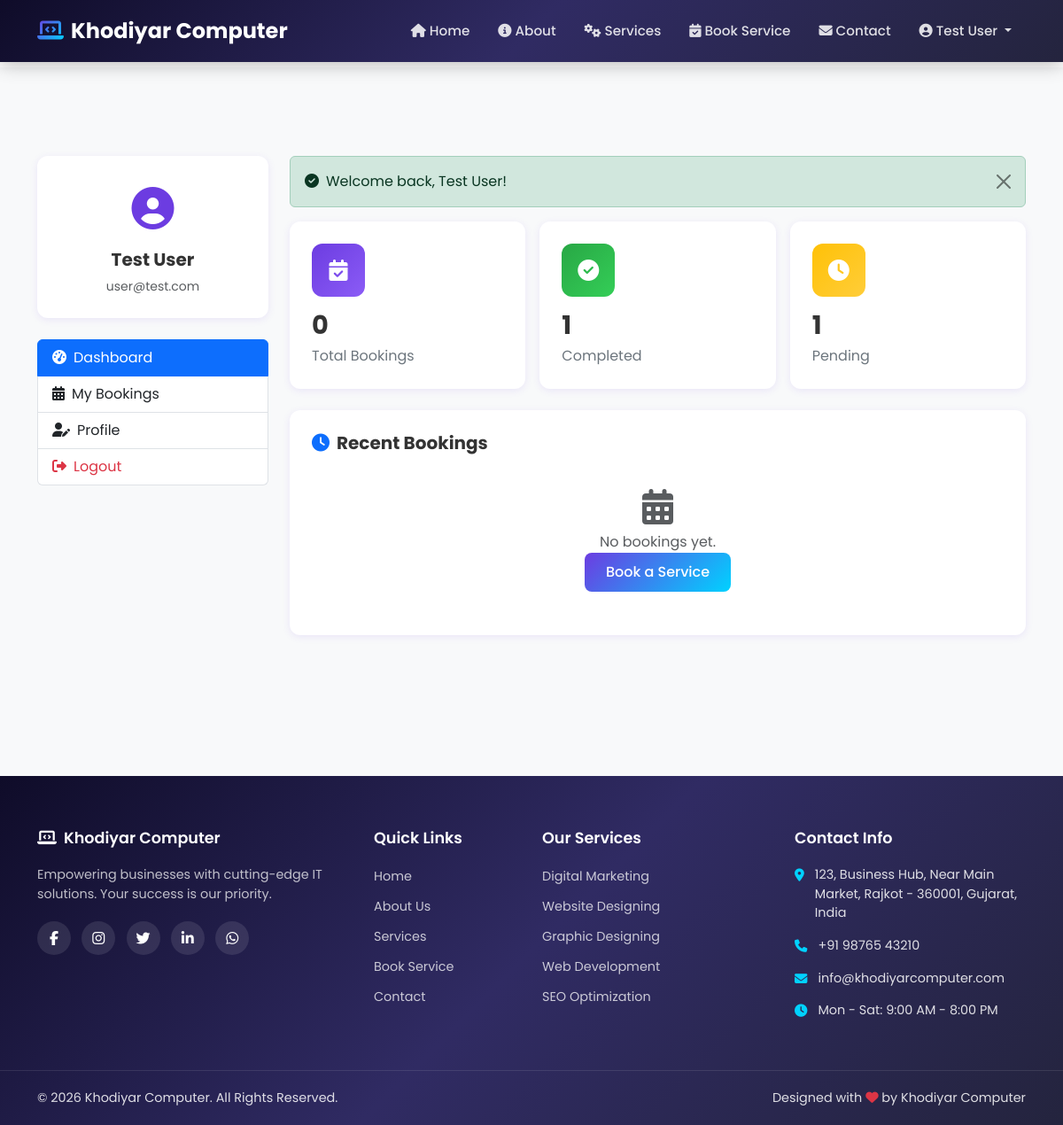
/dashboard.php (signed in), run on the app's committed database.
### tables this page shows
CREATE TABLE IF NOT EXISTS `users` (
    `id` INT(11) NOT NULL AUTO_INCREMENT,
    `full_name` VARCHAR(100) NOT NULL,
    `email` VARCHAR(100) NOT NULL UNIQUE,
    `phone` VARCHAR(20) NOT NULL,
    `password` VARCHAR(255) NOT NULL,
    `address` TEXT DEFAULT NULL,
    `city` VARCHAR(100) DEFAULT NULL,
    `state` VARCHAR(100) DEFAULT NULL,
    `pincode` VARCHAR(10) DEFAULT NULL,
    `status` ENUM('active', 'inactive') NOT NULL DEFAULT 'active',
    `created_at` TIMESTAMP NOT NULL DEFAULT CURRENT_TIMESTAMP,
    `updated_at` TIMESTAMP NOT NULL DEFAULT CURRENT_TIMESTAMP ON UPDATE CURRENT_TIMESTAMP,
    PRIMARY KEY (`id`),
    INDEX `idx_email` (`email`),
    INDEX `idx_status` (`status`)
);

CREATE TABLE IF NOT EXISTS `settings` (
    `id` INT(11) NOT NULL AUTO_INCREMENT,
    `setting_key` VARCHAR(100) NOT NULL UNIQUE,
    `setting_value` TEXT DEFAULT NULL,
    `created_at` TIMESTAMP NOT NULL DEFAULT CURRENT_TIMESTAMP,
    `updated_at` TIMESTAMP NOT NULL DEFAULT CURRENT_TIMESTAMP ON UPDATE CURRENT_TIMESTAMP,
    PRIMARY KEY (`id`),
    INDEX `idx_setting_key` (`setting_key`)
);

CREATE TABLE IF NOT EXISTS `services` (
    `id` INT(11) NOT NULL AUTO_INCREMENT,
    `title` VARCHAR(200) NOT NULL,
    `slug` VARCHAR(200) NOT NULL UNIQUE,
    `short_desc` VARCHAR(300) DEFAULT NULL,
    `description` TEXT DEFAULT NULL,
    `icon` VARCHAR(100) DEFAULT 'fas fa-cog',
    `image` VARCHAR(255) DEFAULT NULL,
    `price_range` VARCHAR(50) DEFAULT NULL,
    `features` TEXT DEFAULT NULL,
    `display_order` INT(3) NOT NULL DEFAULT 0,
    `status` ENUM('active', 'inactive') NOT NULL DEFAULT 'active',
    `created_at` TIMESTAMP NOT NULL DEFAULT CURRENT_TIMESTAMP,
    `updated_at` TIMESTAMP NOT NULL DEFAULT CURRENT_TIMESTAMP ON UPDATE CURRENT_TIMESTAMP,
    PRIMARY KEY (`id`),
    INDEX `idx_slug` (`slug`),
    INDEX `idx_service_status` (`status`),
    INDEX `idx_display_order` (`display_order`)
);

### config/database.php (called while the page is built, shortened)
<?php
function getConnection() {
    static $conn = null;
    if ($conn === null) {
        try {
            $conn = new PDO(
                "mysql:host=" . DB_HOST . ";dbname=" . DB_NAME . ";charset=utf8mb4",
                DB_USER,
                DB_PASS,
                [
                    PDO::ATTR_ERRMODE => PDO::ERRMODE_EXCEPTION,
                    PDO::ATTR_DEFAULT_FETCH_MODE => PDO::FETCH_ASSOC,
                    PDO::ATTR_EMULATE_PREPARES => false,
                ]
            );
        } catch (PDOException $e) {
            die("Database Connection Failed: " . $e->getMessage());
        }
    }
    return $conn;
}
function dbQuery($sql, $params = []) {
    $stmt = getConnection()->prepare($sql);
    $stmt->execute($params);
    return $stmt;
}
function dbFetchOne($sql, $params = []) {
    return dbQuery($sql, $params)->fetch();
}
function dbFetchAll($sql, $params = []) {
    return dbQuery($sql, $params)->fetchAll();
}
function dbCount($sql, $params = []) {
    return dbQuery($sql, $params)->rowCount();
}

### config/helpers.php (called while the page is built, shortened)
<?php
function getActiveServices() {
    return dbFetchAll("SELECT * FROM services WHERE status = 'active' ORDER BY display_order ASC, id ASC");
}
function getSetting($key) {
    $result = dbFetchOne("SELECT setting_value FROM settings WHERE setting_key = ?", [$key]);
    return $result ? $result['setting_value'] : null;
}

### dashboard.php (the view, shortened to what this page needs)
<?php
$user = getCurrentUser();
$bookings = dbFetchAll(
    "SELECT b.*, s.title as service_name
     FROM bookings b
     LEFT JOIN services s ON b.service_id = s.id
     WHERE b.user_id = ?
     ORDER BY b.created_at DESC",
    [$user['id']]
);
$activeTab = $_GET['page'] ?? 'dashboard';
include 'includes/header.php';
?>
<section class="dashboard-section">
    <div class="container">
        <div class="row">
            <div class="col-lg-3 mb-4">
                <div class="dashboard-card text-center mb-4">
                    <div style="font-size: 3rem; color: var(--primary);">
                        <i class="fas fa-user-circle"></i>
                    </div>
                    <h5 class="fw-bold mt-2"><?php echo htmlspecialchars($user['full_name']); ?></h5>
                    <p class="text-muted small"><?php echo htmlspecialchars($user['email']); ?></p>
                </div>
                <div class="list-group">
                    <a href="dashboard.php" class="list-group-item list-group-item-action <?php echo $activeTab === 'dashboard' ? 'active' : ''; ?>">
                        <i class="fas fa-tachometer-alt me-2"></i>Dashboard
                    </a>
                    <a href="dashboard.php?page=bookings" class="list-group-item list-group-item-action <?php echo $activeTab === 'bookings' ? 'active' : ''; ?>">
                        <i class="fas fa-calendar-alt me-2"></i>My Bookings
                    </a>
                    <a href="dashboard.php?page=profile" class="list-group-item list-group-item-action <?php echo $activeTab === 'profile' ? 'active' : ''; ?>">
                        <i class="fas fa-user-edit me-2"></i>Profile
                    </a>
                    <a href="logout.php" class="list-group-item list-group-item-action text-danger">
                        <i class="fas fa-sign-out-alt me-2"></i>Logout
                    </a>
                </div>
            </div>
            <div class="col-lg-9">
                <?php if ($activeTab === 'dashboard'): ?>
                <div class="row g-3 mb-4">
                    <div class="col-md-4">
                        <div class="dashboard-card">
                            <div class="stat-icon" style="background: linear-gradient(135deg, #6C3CE1, #8B5CF6);">
                                <i class="fas fa-calendar-check text-white"></i>
                            </div>
                            <h3><?php echo count($bookings); ?></h3>
                            <p>Total Bookings</p>
                        </div>
                    </div>
                    <div class="col-md-4">
                        <div class="dashboard-card">
                            <div class="stat-icon" style="background: linear-gradient(135deg, #28a745, #34ce57);">
                                <i class="fas fa-check-circle text-white"></i>
                            </div>
                            <h3><?php echo dbCount("SELECT COUNT(*) FROM bookings WHERE user_id = ? AND status = 'completed'", [$user['id']]); ?></h3>
                            <p>Completed</p>
                        </div>
                    </div>
                    <div class="col-md-4">
                        <div class="dashboard-card">
                            <div class="stat-icon" style="background: linear-gradient(135deg, #ffc107, #ffcd39);">
                                <i class="fas fa-clock text-white"></i>
                            </div>
                            <h3><?php echo dbCount("SELECT COUNT(*) FROM bookings WHERE user_id = ? AND status = 'pending'", [$user['id']]); ?></h3>
                            <p>Pending</p>
                        </div>
                    </div>
                </div>
                <div class="dashboard-card">
                    <h5 class="fw-bold mb-3"><i class="fas fa-clock me-2 text-primary"></i>Recent Bookings</h5>
                    <?php if (count($bookings) > 0): ?>
                    <div class="table-responsive">
                        <table class="table table-custom">
                            <thead>
                                <tr>
                                    <th>Booking ID</th>
                                    <th>Service</th>
                                    <th>Date</th>
                                    <th>Status</th>
                                </tr>
                            </thead>
                            <tbody>
                                <?php foreach (array_slice($bookings, 0, 5) as $bk): ?>
                                <tr>
                                    <td><strong><?php echo $bk['booking_id']; ?></strong></td>
                                    <td><?php echo htmlspecialchars($bk['service_name']); ?></td>
                                    <td><?php echo date('d M Y', strtotime($bk['preferred_date'])); ?></td>
                                    <td><span class="badge bg-<?php echo getStatusBadge($bk['status']); ?>"><?php echo ucfirst($bk['status']); ?></span></td>
                                </tr>
                                <?php endforeach; ?>
                            </tbody>
                        </table>
                    </div>
                    <a href="dashboard.php?page=bookings" class="btn btn-outline-primary btn-sm">View All Bookings</a>
                    <?php else: ?>
                    <div class="text-center py-4">
                        <i class="fas fa-calendar-alt fs-1 text-muted mb-2"></i>
                        <p class="text-muted">No bookings yet.</p>
                        <a href="book-service.php" class="btn btn-primary-gradient">Book a Service</a>
                    </div>
                    <?php endif; ?>
                </div>
                <?php endif; ?>
            </div>
        </div>
    </div>
</section>
<?php include 'includes/footer.php'; ?>

### includes/footer.php (shortened to what this page needs)
</main>
<footer class="footer">
    <div class="container">
        <div class="row g-4">
            <div class="col-lg-4 col-md-6">
                <div class="footer-widget">
                    <h5><i class="fas fa-laptop-code me-2"></i>Khodiyar Computer</h5>
                    <p><?php echo getSetting('footer_text') ?? 'Empowering businesses with cutting-edge IT solutions.'; ?></p>
                    <div class="social-links">
                        <?php $fb = getSetting('facebook_url'); if($fb): ?>
                        <a href="<?php echo $fb; ?>" target="_blank"><i class="fab fa-facebook-f"></i></a>
                        <?php endif; ?>
                        <?php $ig = getSetting('instagram_url'); if($ig): ?>
                        <a href="<?php echo $ig; ?>" target="_blank"><i class="fab fa-instagram"></i></a>
                        <?php endif; ?>
                        <?php $tw = getSetting('twitter_url'); if($tw): ?>
                        <a href="<?php echo $tw; ?>" target="_blank"><i class="fab fa-twitter"></i></a>
                        <?php endif; ?>
                        <?php $li = getSetting('linkedin_url'); if($li): ?>
                        <a href="<?php echo $li; ?>" target="_blank"><i class="fab fa-linkedin-in"></i></a>
                        <?php endif; ?>
                        <?php $wa = getSetting('whatsapp_number'); if($wa): ?>
                        <a href="https://wa.me/<?php echo $wa; ?>" target="_blank"><i class="fab fa-whatsapp"></i></a>
                        <?php endif; ?>
                    </div>
                </div>
            </div>
            <div class="col-lg-2 col-md-6">
                <div class="footer-widget">
                    <h5>Quick Links</h5>
                    <ul class="footer-links">
                        <li><a href="index.php">Home</a></li>
                        <li><a href="about.php">About Us</a></li>
                        <li><a href="services.php">Services</a></li>
                        <li><a href="book-service.php">Book Service</a></li>
                        <li><a href="contact.php">Contact</a></li>
                    </ul>
                </div>
            </div>
            <div class="col-lg-3 col-md-6">
                <div class="footer-widget">
                    <h5>Our Services</h5>
                    <ul class="footer-links">
                        <?php
                        $footerServices = getActiveServices();
                        foreach (array_slice($footerServices, 0, 5) as $svc):
                        ?>
                        <li><a href="service-detail.php?slug=<?php echo $svc['slug']; ?>"><?php echo htmlspecialchars($svc['title']); ?></a></li>
                        <?php endforeach; ?>
                    </ul>
                </div>
            </div>
            <div class="col-lg-3 col-md-6">
                <div class="footer-widget">
                    <h5>Contact Info</h5>
                    <ul class="footer-contact">
                        <li>
                            <i class="fas fa-map-marker-alt"></i>
                            <span><?php echo getSetting('company_address') ?? 'Rajkot, Gujarat'; ?></span>
                        </li>
                        <li>
                            <i class="fas fa-phone"></i>
                            <span><?php echo getSetting('company_phone') ?? '+91 98765 43210'; ?></span>
                        </li>
                        <li>
                            <i class="fas fa-envelope"></i>
                            <span><?php echo getSetting('company_email') ?? 'info@khodiyarcomputer.com'; ?></span>
                        </li>
                        <li>
                            <i class="fas fa-clock"></i>
                            <span><?php echo getSetting('working_hours') ?? 'Mon - Sat: 9:00 AM - 8:00 PM'; ?></span>
                        </li>
                    </ul>
                </div>
            </div>
        </div>
    </div>
    <div class="footer-bottom">
        <div class="container">
            <div class="row align-items-center">
                <div class="col-md-6">
                    <p class="mb-0">&copy; <?php echo date('Y'); ?> Khodiyar Computer. All Rights Reserved.</p>
                </div>
                <div class="col-md-6 text-md-end">
                    <p class="mb-0">Designed with <i class="fas fa-heart text-danger"></i> by Khodiyar Computer</p>
                </div>
            </div>
        </div>
    </div>
</footer>
</body>
</html>

### css/style.css (style rules this page uses)
:root { --primary: #6C3CE1; --primary-dark: #5A2DB8; --primary-light: #8B5CF6; --secondary: #00D2FF; --secondary-dark: #00B8E6; --accent: #FF6B35; --dark: #0F0C29; --dark-2: #1A1640; --gray-100: #F8F9FA; --gray-200: #E9ECEF; --gray-300: #DEE2E6; --gray-600: #6C757D; --gradient-1: linear-gradient(135deg, #6C3CE1 0%, #00D2FF 100%); --gradient-2: linear-gradient(135deg, #0F0C29 0%, #302B63 50%, #24243E 100%); --gradient-3: linear-gradient(135deg, #6C3CE1 0%, #FF6B35 100%); --shadow-sm: 0 2px 8px rgba(108, 60, 225, 0.1); --shadow-md: 0 5px 20px rgba(108, 60, 225, 0.15); --shadow-lg: 0 10px 40px rgba(108, 60, 225, 0.2); --transition: all 0.3s ease; --border-radius: 12px; }
* { margin: 0; padding: 0; box-sizing: border-box; }
body { font-family: 'Poppins', sans-serif; color: #333; overflow-x: hidden; background: #fff; padding-top: 76px; }
a { text-decoration: none; transition: var(--transition); }
section { padding: 80px 0; position: relative; }
.btn-primary-gradient { background: var(--gradient-1); color: #fff; border: none; }
.btn { padding: 10px 24px; font-weight: 500; border-radius: 8px; transition: var(--transition); }
.footer { background: var(--gradient-2); color: rgba(255,255,255,0.85); padding: 60px 0 0; }
.footer-widget h5 { color: #fff; font-weight: 600; margin-bottom: 20px; font-size: 1.1rem; }
.footer-widget p { font-size: 0.9rem; opacity: 0.85; }
.social-links { margin-top: 20px; }
.social-links a { display: inline-flex; align-items: center; justify-content: center; width: 38px; height: 38px; background: rgba(255,255,255,0.1); color: #fff; border-radius: 50%; margin-right: 8px; transition: var(--transition); }
.footer-links { list-style: none; padding: 0; }
.footer-links li { margin-bottom: 10px; }
.footer-links li a { color: rgba(255,255,255,0.75); font-size: 0.9rem; transition: var(--transition); }
.footer-contact { list-style: none; padding: 0; }
.footer-contact li { display: flex; align-items: flex-start; margin-bottom: 15px; font-size: 0.9rem; }
.footer-contact li i { margin-right: 12px; margin-top: 4px; color: var(--secondary); }
.footer-bottom { margin-top: 40px; padding: 20px 0; border-top: 1px solid rgba(255,255,255,0.1); font-size: 0.9rem; }
.dashboard-section { background: var(--gray-100); min-height: 100vh; padding: 100px 0 40px; }
.dashboard-card { background: #fff; border-radius: var(--border-radius); padding: 25px; box-shadow: var(--shadow-sm); transition: var(--transition); }
.dashboard-card .stat-icon { width: 60px; height: 60px; border-radius: 12px; display: flex; align-items: center; justify-content: center; font-size: 1.5rem; margin-bottom: 15px; }
.dashboard-card h3 { font-size: 1.8rem; font-weight: 700; margin-bottom: 5px; }
.dashboard-card p { color: var(--gray-600); margin-bottom: 0; }

### data on the page
users: full_name "Test User", email "user@test.com"
settings: setting_value "Empowering businesses with cutting-edge IT solutions. Your success is our priority."
services: title "Digital Marketing"
services: title "Website Designing"
services: title "Graphic Designing"
services: title "Web Development"
services: title "SEO Optimization"
settings: setting_value "123, Business Hub, Near Main Market, Rajkot - 360001, Gujarat, India"
settings: setting_value "+91 98765 43210"
settings: setting_value "info@khodiyarcomputer.com"
settings: setting_value "Mon - Sat: 9:00 AM - 8:00 PM"

### other printed values
$_SESSION['user_name'] "Test User"
$msg['message'] "Welcome back, Test User!"
count($bookings) "0"
